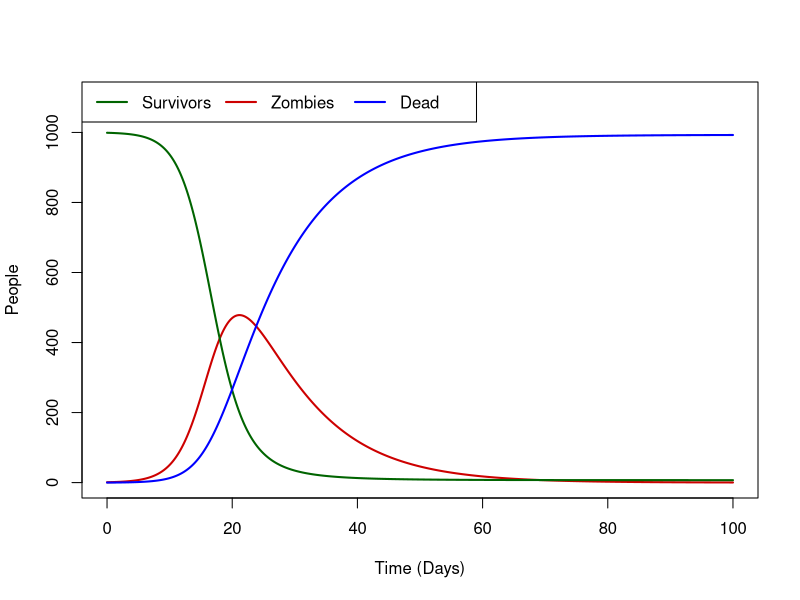

The R script that drew this image:
require(deSolve)

zombie.model <- function (t, x, params) {
  S <- x[1]
  I <- x[2]
  R <- x[3]
  with (
    as.list(params),
{
	dS <- -beta*S*I/(S+I+R)
	dI <- beta*S*I/(S+I+R) - gamma*I
	dR <- gamma*I
  res <- c(dS,dI,dR)
  list(res)
}
  )
}

times <- seq(0,100,by=0.05)
params <- c(
 beta <- 0.50,
 gamma <- 1/10
)

xstart <- c(S = 999, I = 1, R= 0)

out <- as.data.frame(lsoda(xstart,times,zombie.model,params))

plot(I~time, data=out, ylim=c(0,1100), type="l", col="red3", lwd=2, ylab="People", xlab="Time (Days)")
lines(S~time, data=out, type="l", col="darkgreen", lwd=2)
lines(R~time, data=out, type="l", col="blue", lwd=2)
legend("topleft", c("Survivors","Zombies","Dead"), col=c("darkgreen","red3","blue"), lwd=c(2,2,2), bty='y', ncol=3)
